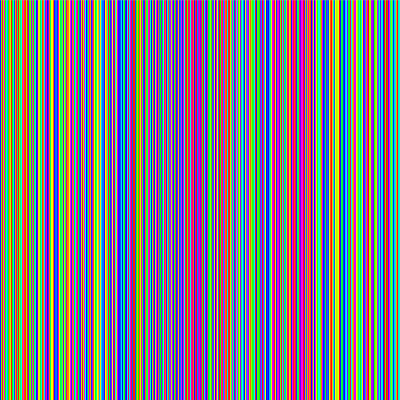
Frame 1 (no input)
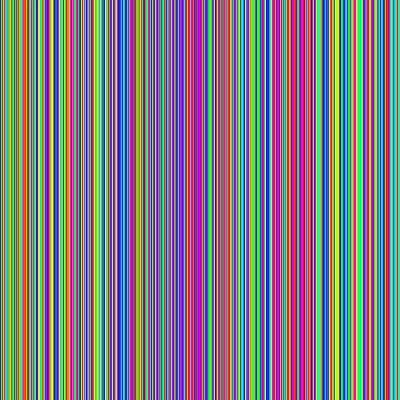
Frame 60 (the mouse pressed at the canvas centre just before this capture)
Frame 120 (the mouse held since frame 60 and released just before this capture): identical to frame 60, image omitted

The Processing sketch that drew these frames (run headless with seeded random() and noise(); from frame 60 on, the mouse is pressed at the canvas centre):

// Processing sketch: arregloDeColores
// ── arregloDeColores.pde
color [] colores;
int  []  posY;
int cantidad;
void setup() {
  size(400, 400);
  cantidad = width;
  colorMode(HSB);
  colores = new color [cantidad];
  for (int i = 0; i < cantidad; i++) {
    colores[i] = color(random(255), 255, 255);
  }
  surface.setResizable(true);
}
void draw() {
  for (int i = 0; i < cantidad; i++) {
    stroke(colores[i]);
    line(i, 0, i, height);
  }
}
